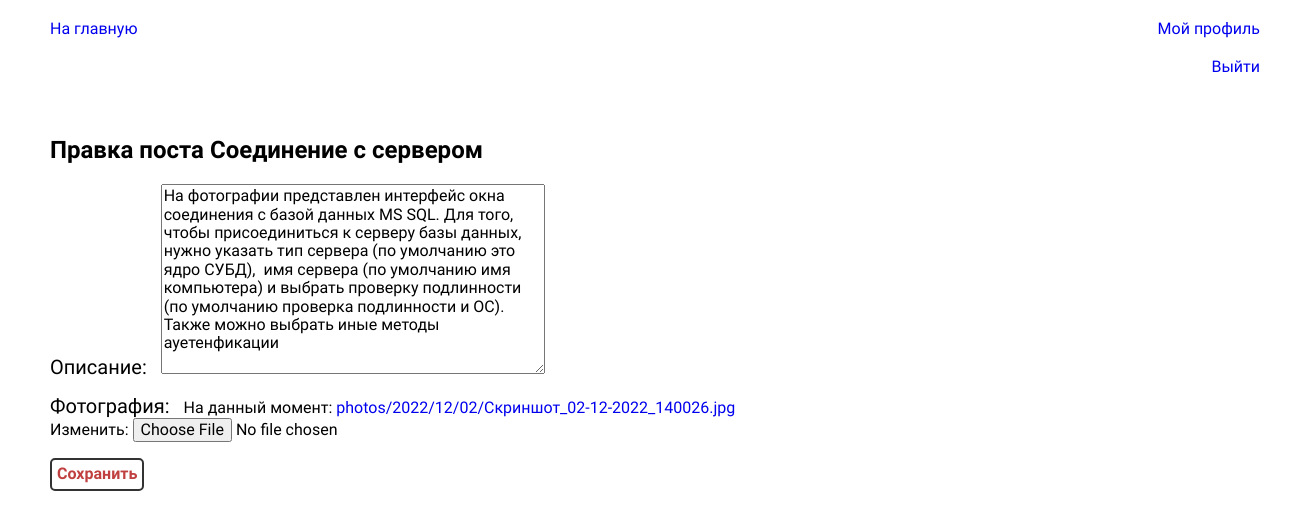
/post/4/edit (signed in), run on the app's committed database.
### blog/models.py (models this page shows, shortened)
class Blog(models.Model):
    title=models.CharField(max_length=255, verbose_name='Заголовок')
    content=models.TextField(blank=True, null=True, verbose_name='Описание')
    photo=models.ImageField(upload_to="photos/%Y/%m/%d/", verbose_name='Фотография')
    time_create=models.DateTimeField(auto_now_add=True)
    time_update=models.DateTimeField(auto_now=True)
    is_published=models.BooleanField(default=True, verbose_name='Активен')
    category=models.ForeignKey('Category',on_delete=models.CASCADE,null=True, verbose_name='Категория')
    likes=models.ManyToManyField('CustomUser',blank=True,null=True, verbose_name="Лайки")
    class Meta:
        verbose_name='Пост'
        verbose_name_plural='Посты'

### blog/views.py (the view, shortened to what this page needs)
# urls.py: path('post/<int:pk>/edit',EditPostView.as_view(), name="edit_post")
class EditPostView(UpdateView):
    model = Blog
    template_name = "blog/edit_post.html"
    form_class = EditPostForm
    context_object_name='post'

### blog/forms.py
class EditPostForm(forms.ModelForm):
    class Meta:
        model=Blog
        fields=('content','photo')

### blog/templates/blog/edit_post.html (shortened to what this page needs)
{% extends 'blog/base.html' %}
{% block content %}
    <div class="container">
        <h2>Правка поста  {{ post.title }}</h2>
        <form method="post" action="{% url 'edit_post' post.pk %}" enctype='multipart/form-data'>
            {{ form.as_p }}
            <button class="btn-reset btn-edit-profile" type='submit'>Сохранить</button>
        </form>
    </div>
{% endblock %}

### blog/static/blog/css/norm.css (style rules this page uses)
html { line-height: 1.15; -webkit-text-size-adjust: 100%; }
body { margin: 0; }
a { background-color: transparent; }
button, input, optgroup, select, textarea { font-family: inherit; font-size: 100%; line-height: 1.15; margin: 0; }
button, input { overflow: visible; }
button, select { text-transform: none; }
button, [type="button"], [type="reset"], [type="submit"] { -webkit-appearance: button; }
textarea { overflow: auto; }

### blog/static/blog/css/style.css (style rules this page uses)
body { font-family: 'Roboto'; font-weight: 400; }
a { font-style: 'Roboto'; font-weight: 400; text-decoration: none; }
.btn-reset { padding: 0; border: none; background-color: transparent; cursor: pointer; }
label { margin-right: 10px; font-size: 20px; }
.container { max-width: 1440px; padding: 20px 50px; margin: 0 auto; }
.btn-edit-profile { border:2px solid #333; padding: 5px; border-radius: 5px; color: #c04040 ; font-weight: 700; }

### data on the page
Blog: title "Соединение с сервером", content "На фотографии представлен интерфейс окна соединения с базой данных MS SQL. Для того, чтобы присоединиться к серверу базы данных, нужно указать тип сервера (по умолчанию это ядро СУБД), имя сервера (по умолчанию имя компьютера) и выбрать проверку подлинности (по умолчанию проверка подлинности и ОС). Также можно выбрать иные методы ауетенфикации"
